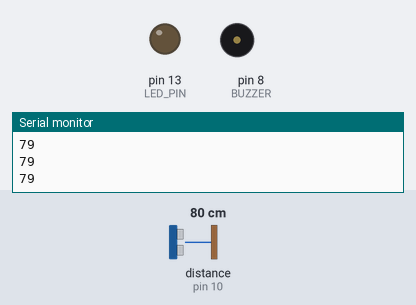
The sketch below on a simulated Arduino Uno, built with avr-gcc and run on an emulated ATmega328P. On the bench: output pins drawn as LEDs (lit = HIGH), buzzer (waves = sounding), the last lines printed to the serial monitor. Wiring (inferred from the names in the program): ultrasonic range finder: trigger pin 9; echo pin 10. Inputs (shaded band) come from the test bench; at power-on: distance to the obstacle (sensor on pin 10) 80 cm. The echo pulse lasts 58.3 µs per cm; pins used as bus, display or sensor lines are not drawn.

Above: at 1.2 s.
1.3 s: distance to the obstacle (sensor on pin 10) set to 54 cm
2.8 s: distance to the obstacle (sensor on pin 10) set to 45 cm
At 4.1 s:
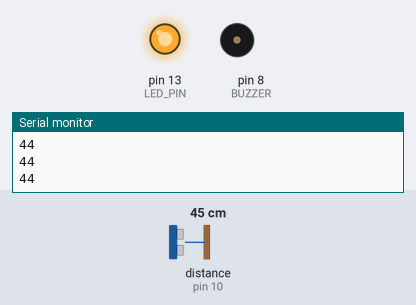
4.4 s: distance to the obstacle (sensor on pin 10) set to 52 cm
5.9 s: distance to the obstacle (sensor on pin 10) set to 59 cm
At 7.1 s:
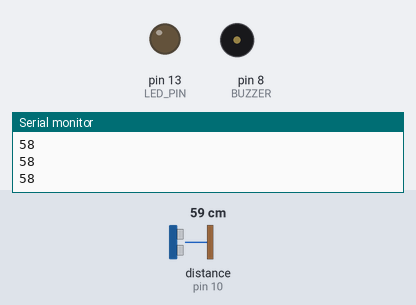
7.4 s: distance to the obstacle (sensor on pin 10) set to 2 cm
At 7.59 s:
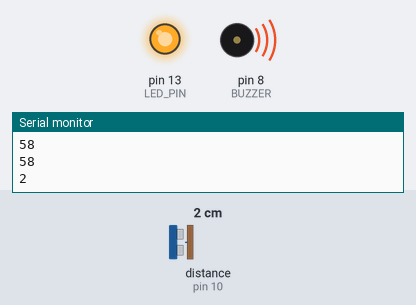
Timing chart, 0 to 10.1 s (numbered marks = the images above; inputs shaded):
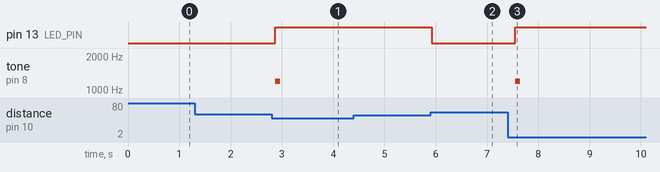

The sketch:

totem_sensor.ino
```cpp
// Definição dos pinos conforme o circuito montado no Tinkercad
const int TRIG_PIN = 9;   // Fio azul no pino digital 9
const int ECHO_PIN = 10;  // Fio roxo no pino digital 10
const int LED_PIN  = 13;  // Fio verde no pino digital 13
const int BUZZER   = 8;   // Fio amarelo no pino digital 8

// Distância de disparo (< 50 cm) e histerese para evitar repique no limite
const int DISTANCIA_GATILHO = 50;
const int HISTERESE_SAIDA_CM = 5;
const int MAX_LEITURAS_SEM_ECO = 3;

bool cidadaoPresente = false;
int leiturasSemEco = 0;

void setup() {
  // Inicia a comunicação serial para conversar com o Python do Bruxo
  Serial.begin(9600);

  // Configuração dos modos dos pinos
  pinMode(TRIG_PIN, OUTPUT);
  pinMode(ECHO_PIN, INPUT);
  pinMode(LED_PIN, OUTPUT);
  pinMode(BUZZER, OUTPUT);

  // Garante atuadores desligados ao inicializar
  digitalWrite(LED_PIN, LOW);
  noTone(BUZZER);
}

void loop() {
  // 1. Emite o pulso ultrassônico limpo de 10 microssegundos
  digitalWrite(TRIG_PIN, LOW);
  delayMicroseconds(2);
  digitalWrite(TRIG_PIN, HIGH);
  delayMicroseconds(10);
  digitalWrite(TRIG_PIN, LOW);

  // 2. Mede o tempo de retorno do eco (timeout de 30 ms para ~5 metros)
  long duracao = pulseIn(ECHO_PIN, HIGH, 30000);

  // 3. Converte tempo para distância em centímetros (v = 340 m/s)
  int distancia = duracao * 0.034 / 2;

  // 4. Lógica de detecção de aproximação (CitizenTech - Totem Acessível)
  if (distancia > 0 && distancia < DISTANCIA_GATILHO) {
    leiturasSemEco = 0;
    digitalWrite(LED_PIN, HIGH);  // Mantém o LED verde aceso durante o atendimento

    // Toca o bip curto apenas na chegada (< 50 cm), evitando interferência no microfone
    if (!cidadaoPresente) {
      cidadaoPresente = true;
      tone(BUZZER, 1200, 100);
    }
  } else if (distancia >= (DISTANCIA_GATILHO + HISTERESE_SAIDA_CM)) {
    leiturasSemEco = 0;
    cidadaoPresente = false;
    digitalWrite(LED_PIN, LOW);   // Apaga o LED em modo de espera
    noTone(BUZZER);
  } else if (distancia <= 0) {
    // Tolera falhas pontuais de eco sem apagar ou re-bipar durante a conversa
    leiturasSemEco++;
    if (leiturasSemEco >= MAX_LEITURAS_SEM_ECO) {
      cidadaoPresente = false;
      digitalWrite(LED_PIN, LOW);
      noTone(BUZZER);
    }
  }

  // Envia a distância válida pela Serial (< 50 cm aciona o Bruxo; >= 50 cm telemetria Standby)
  if (distancia > 0) {
    Serial.println(distancia);
  }

  // Intervalo estável entre as leituras
  delay(200);
}
```

Measured:
- the behaviour switches between 51 and 50 cm on distance to the obstacle (sensor on pin 10) (found by bisection; images 0 and 1)
- the behaviour switches between 55 and 56 cm on distance to the obstacle (sensor on pin 10) (found by bisection; images 1 and 2)
- after the input at 2.8 s, pin 13 (LED_PIN): LOW → HIGH after 0.07 s; tone on pin 8 (BUZZER): silent → 1200 Hz after 0.07 s, → silent 0.10 s later
- after the input at 5.9 s, pin 13 (LED_PIN): HIGH → LOW at once
- after the input at 7.4 s, pin 13 (LED_PIN): LOW → HIGH after 0.15 s; tone on pin 8 (BUZZER): silent → 1200 Hz after 0.15 s, → silent 0.10 s later
